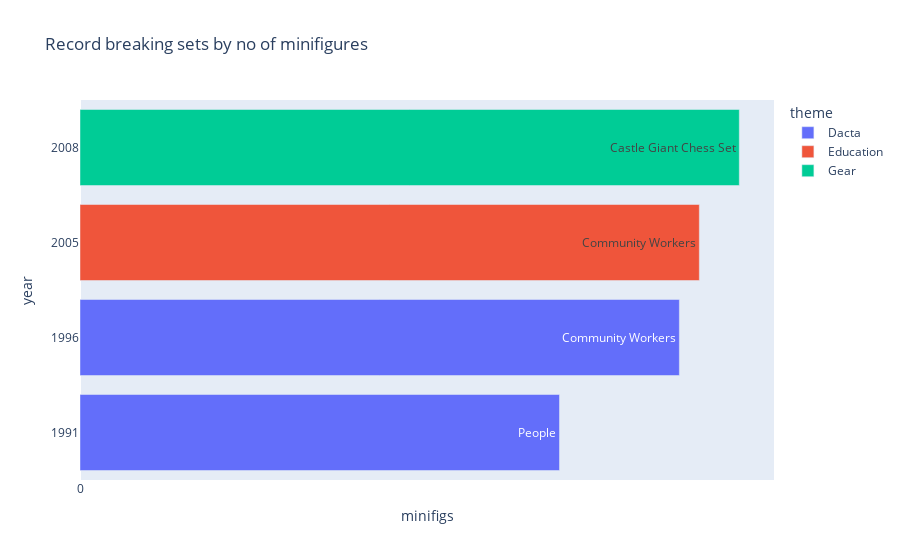

Notebook cell for this chart:
### Code cell
make_h_bar_chart(df_minifig_winners, "minifigs", df_minifig_winners.index,
                 "theme", "set_name", 
                 "Record breaking sets by no of minifigures")

### Figure 1 — Plotly figure (JSON) as saved in the notebook; plotly's stock layout.template omitted (floating-point values rounded to 4 significant figures)
{"data": [{"alignmentgroup": "True", "hovertemplate": "theme=Dacta<br>minifigs=%{x}<br>year=%{y}<br>set_name=%{text}<extra></extra>", "legendgroup": "Dacta", "marker": {"color": "#636efa", "pattern": {"shape": ""}}, "name": "Dacta", "offsetgroup": "Dacta", "orientation": "h", "showlegend": true, "text": ["People", "Community Workers"], "textangle": 0, "textfont": {"size": 12}, "textposition": "inside", "type": "bar", "x": [24, 30], "xaxis": "x", "y": [0, 1], "yaxis": "y"}, {"alignmentgroup": "True", "hovertemplate": "theme=Education<br>minifigs=%{x}<br>year=%{y}<br>set_name=%{text}<extra></extra>", "legendgroup": "Education", "marker": {"color": "#EF553B", "pattern": {"shape": ""}}, "name": "Education", "offsetgroup": "Education", "orientation": "h", "showlegend": true, "text": ["Community Workers"], "textangle": 0, "textfont": {"size": 12}, "textposition": "inside", "type": "bar", "x": [31], "xaxis": "x", "y": [2], "yaxis": "y"}, {"alignmentgroup": "True", "hovertemplate": "theme=Gear<br>minifigs=%{x}<br>year=%{y}<br>set_name=%{text}<extra></extra>", "legendgroup": "Gear", "marker": {"color": "#00cc96", "pattern": {"shape": ""}}, "name": "Gear", "offsetgroup": "Gear", "orientation": "h", "showlegend": true, "text": ["Castle Giant Chess Set"], "textangle": 0, "textfont": {"size": 12}, "textposition": "inside", "type": "bar", "x": [33], "xaxis": "x", "y": [3], "yaxis": "y"}], "layout": {"barmode": "relative", "legend": {"title": {"text": "theme"}, "tracegroupgap": 0}, "title": {"text": "Record breaking sets by no of minifigures"}, "xaxis": {"anchor": "y", "domain": [0, 1], "dtick": 1000, "tick0": 0, "tickmode": "linear", "title": {"text": "minifigs"}}, "yaxis": {"anchor": "x", "domain": [0, 1], "tickmode": "array", "ticktext": [1991, 1996, 2005, 2008], "tickvals": [0, 1, 2, 3], "title": {"text": "year"}}}}
